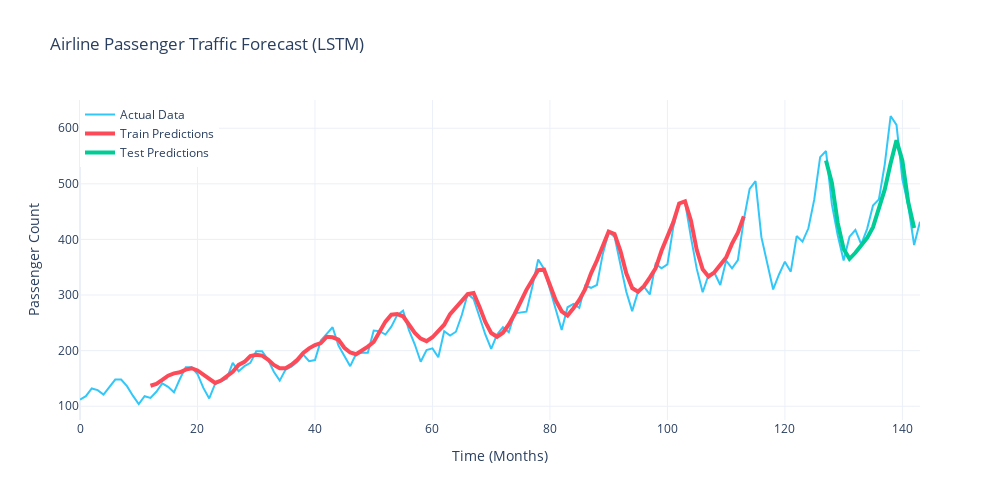

Notebook code cell kept with this figure:
### Code cell
import numpy as np
import plotly.graph_objects as go

# array vacío para graficar
trainPredictPlot = np.empty_like(data, dtype=float)
trainPredictPlot[:] = np.nan
trainPredictPlot[look_back:len(trainPredict_inv)+look_back, 0] = trainPredict_inv[:,0]

testPredictPlot = np.empty_like(data, dtype=float)
testPredictPlot[:] = np.nan
test_start = train_size + look_back
testPredictPlot[test_start:test_start+len(testPredict_inv), 0] = testPredict_inv[:,0]

# gráfico
fig = go.Figure()

# 1. Actual Data (Datos Reales)
fig.add_trace(go.Scatter(
    y=data[:,0],
    mode='lines',
    name='Actual Data',  # Traducido
    line=dict(color="#32C7F9")
))

# 2. Train Prediction
fig.add_trace(go.Scatter(
    y=trainPredictPlot[:,0],
    mode='lines',
    name='Train Predictions', # Traducido
    line=dict(color="#FD4A59", width=4)
))

# 3. Test Prediction
fig.add_trace(go.Scatter(
    y=testPredictPlot[:,0],
    mode='lines',
    name='Test Predictions', # Traducido
    line=dict(color='#00CC96', width=4)
))

# Configuración del diseño
fig.update_layout(
    title='Airline Passenger Traffic Forecast (LSTM)', # Traducido
    xaxis_title='Time (Months)', # Traducido
    yaxis_title='Passenger Count', # Traducido
    template='plotly_white',
    legend=dict(x=0, y=1, traceorder="normal"),
    width=1000, 
    height=500
)

fig.show()

### Figure 1 — Plotly figure (JSON) as saved in the notebook; plotly's stock layout.template omitted (floating-point values rounded to 4 significant figures; data arrays with more than 128 entries replaced by an {"elided": "..."} marker saying what was removed)
{"data": [{"line": {"color": "#32C7F9"}, "mode": "lines", "name": "Actual Data", "type": "scatter", "y": {"elided": "144 int values"}}, {"line": {"color": "#FD4A59", "width": 4}, "mode": "lines", "name": "Train Predictions", "type": "scatter", "y": {"elided": "144 float values"}}, {"line": {"color": "#00CC96", "width": 4}, "mode": "lines", "name": "Test Predictions", "type": "scatter", "y": {"elided": "144 float values"}}], "layout": {"height": 500, "legend": {"traceorder": "normal", "x": 0, "y": 1}, "title": {"text": "Airline Passenger Traffic Forecast (LSTM)"}, "width": 1000, "xaxis": {"title": {"text": "Time (Months)"}}, "yaxis": {"title": {"text": "Passenger Count"}}}}
